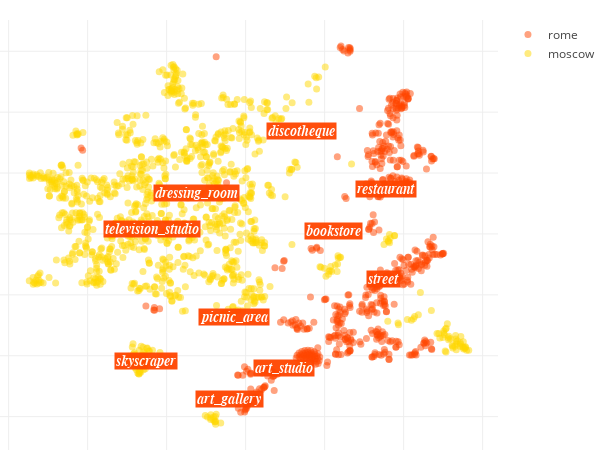

The notebook cell saved with this chart:
### Code cell
locations_scatter(city_data, opposite_city_data)

### Figure 1 — Plotly figure (JSON) as saved in the notebook; plotly's stock layout.template omitted (floating-point values rounded to 4 significant figures; data arrays with more than 128 entries replaced by an {"elided": "..."} marker saying what was removed)
{"data": [{"hoverinfo": "text", "marker": {"color": "orangered", "opacity": 0.5, "size": 7}, "mode": "markers", "name": "rome", "text": {"elided": "572 str values"}, "type": "scatter", "uid": "7ab6645a-44d6-11e9-a557-3c15c2cf2370", "x": {"elided": "572 float values"}, "y": {"elided": "572 float values"}}, {"hoverinfo": "text", "marker": {"color": "gold", "opacity": 0.5, "size": 7}, "mode": "markers", "name": "moscow", "text": {"elided": "1110 str values"}, "type": "scatter", "uid": "7ab66f06-44d6-11e9-be52-3c15c2cf2370", "x": {"elided": "1110 float values"}, "y": {"elided": "1110 float values"}}], "layout": {"annotations": [{"bgcolor": "orangered", "font": {"color": "white", "family": "arial", "size": 14}, "opacity": 0.95, "showarrow": false, "text": "<i><b>restaurant", "x": 35.41, "xanchor": "center", "y": 14.89}, {"bgcolor": "orangered", "font": {"color": "white", "family": "arial", "size": 14}, "opacity": 0.95, "showarrow": false, "text": "<i><b>street", "x": 34.92, "xanchor": "center", "y": -14.72}, {"bgcolor": "orangered", "font": {"color": "white", "family": "arial", "size": 14}, "opacity": 0.95, "showarrow": false, "text": "<i><b>discotheque", "x": 14.05, "xanchor": "center", "y": 33.66}, {"bgcolor": "orangered", "font": {"color": "white", "family": "arial", "size": 14}, "opacity": 0.95, "showarrow": false, "text": "<i><b>art_gallery", "x": -3.989, "xanchor": "center", "y": -54.21}, {"bgcolor": "orangered", "font": {"color": "white", "family": "arial", "size": 14}, "opacity": 0.95, "showarrow": false, "text": "<i><b>dressing_room", "x": -12.34, "xanchor": "center", "y": 13.49}, {"bgcolor": "orangered", "font": {"color": "white", "family": "arial", "size": 14}, "opacity": 0.95, "showarrow": false, "text": "<i><b>picnic_area", "x": -2.941, "xanchor": "center", "y": -27.18}, {"bgcolor": "orangered", "font": {"color": "white", "family": "arial", "size": 14}, "opacity": 0.95, "showarrow": false, "text": "<i><b>skyscraper", "x": -25.3, "xanchor": "center", "y": -41.73}, {"bgcolor": "orangered", "font": {"color": "white", "family": "arial", "size": 14}, "opacity": 0.95, "showarrow": false, "text": "<i><b>bookstore", "x": 22.3, "xanchor": "center", "y": 1.081}, {"bgcolor": "orangered", "font": {"color": "white", "family": "arial", "size": 14}, "opacity": 0.95, "showarrow": false, "text": "<i><b>television_studio", "x": -23.6, "xanchor": "center", "y": 1.621}, {"bgcolor": "orangered", "font": {"color": "white", "family": "arial", "size": 14}, "opacity": 0.95, "showarrow": false, "text": "<i><b>art_studio", "x": 9.607, "xanchor": "center", "y": -43.93}], "height": 450, "hovermode": "closest", "margin": {"b": 0, "l": 0, "r": 30, "t": 20}, "width": 600, "xaxis": {"showticklabels": false, "zeroline": false}, "yaxis": {"showticklabels": false, "zeroline": false}}}
